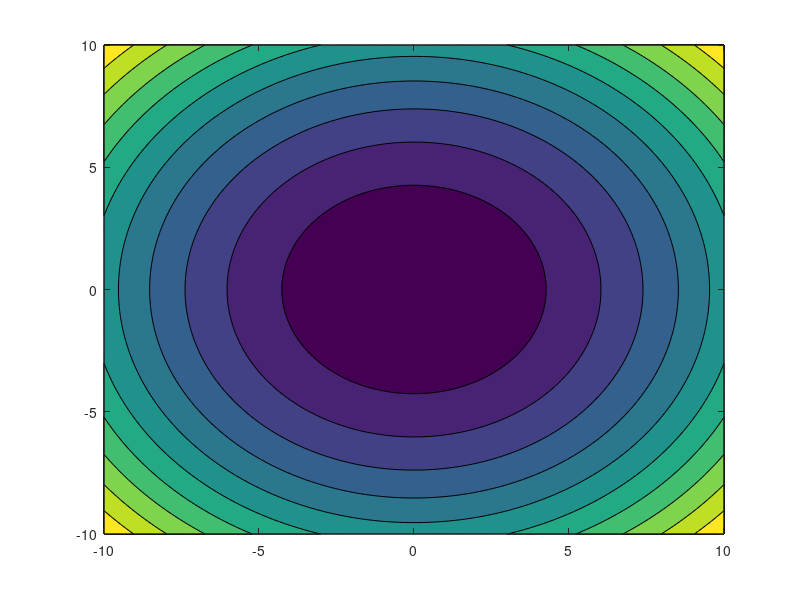

Here is the MATLAB script that generated this plot:
function [] = test1()
n = 100;
x = linspace(-10,10,n);
y = linspace(-10,10,n);
z = zeros(10);
for i = 1:n 
    for j = 1:n
        z(i,j) = x(i)^2 + y(j)^2;
    end
end
contourf(x,y,z)
hold off
end

